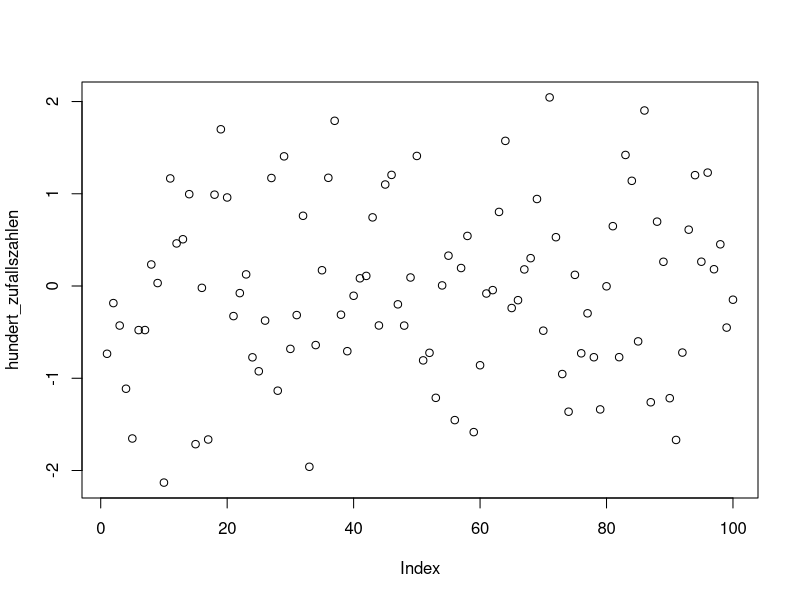

Write the R code that produced this figure.
## ---- chunk 1
 hundert_zufallszahlen <- rnorm(100)
 plot(hundert_zufallszahlen)
